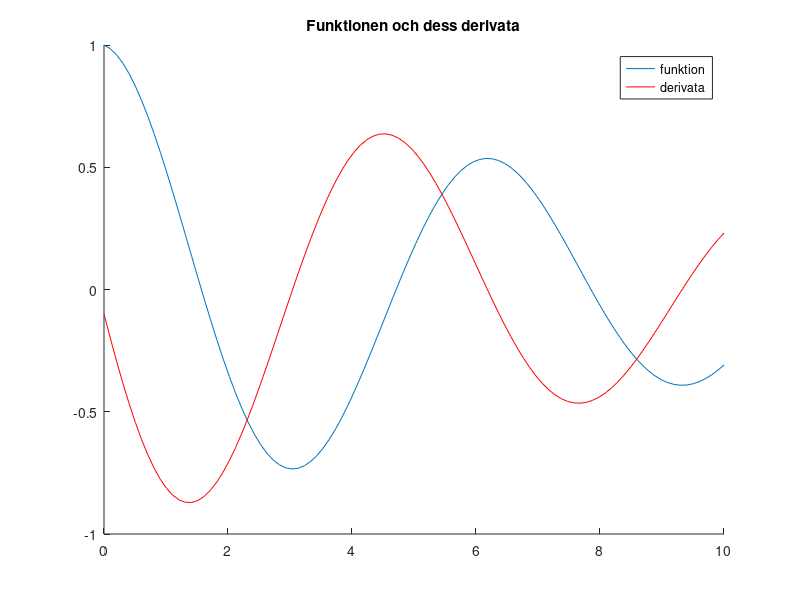

The MATLAB script that drew this image:
%% Komplexa tal
 
a = 3 + 2i;
b = 5 - 1i;
x = a * b

%% Funktioner

g = @(x) exp(1).^(-0.1*x) .* cos(x);
h1 = @(x) exp(1).^(-0.1*x) .* cos(x) - 0.1*exp(1).^(-0.1*x).*sin(x);
h2 = @(x) -0.1*exp(1).^(-0.1*x) .* cos(x) - exp(1).^(-0.1*x).*sin(x);
h3 = @(x) -0.1*exp(1).^(-0.1*x) .* cos(x) - 0.1*exp(1).^(-0.1*x).*sin(x);

x = linspace(0, 10);
y = g(x);

h = 1e-6;
deriv = @(f, x) (f(x + h) - f(x))./h;

hold on;
plot(x, y);
plot(x, deriv(g, x), 'r');

title('Funktionen och dess derivata');
legend('funktion', 'derivata');
print('funktionsbild', '-dpng');